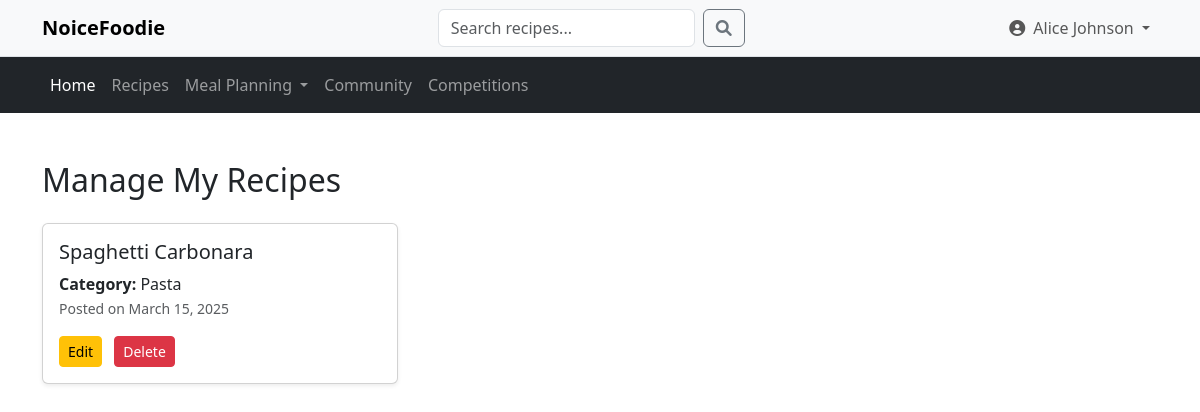
Page /recipes/manage.php (signed in) on the committed database.
### tables this page shows
CREATE TABLE `Recipes` (
  `recipe_id` int(11) NOT NULL,
  `user_id` int(11) DEFAULT NULL,
  `title` varchar(255) NOT NULL,
  `description` text DEFAULT NULL,
  `category` varchar(100) DEFAULT NULL,
  `cuisine_type` varchar(50) DEFAULT NULL,
  `spice_level` tinyint(4) DEFAULT 0,
  `image_url` varchar(255) DEFAULT NULL,
  `created_at` timestamp NOT NULL DEFAULT current_timestamp(),
  `updated_at` timestamp NOT NULL DEFAULT current_timestamp() ON UPDATE current_timestamp(),
  `created_by` int(11) DEFAULT NULL,
  `updated_by` int(11) DEFAULT NULL
);

### recipes/manage.php (the view, shortened to what this page needs)
<?php
require '../config/db.php';
$user_id = $_SESSION['user_id'];
$stmt = $RecipeDB->prepare("SELECT * FROM Recipes WHERE user_id = ? ORDER BY created_at DESC");
$stmt->execute([$user_id]);
$recipes = $stmt->fetchAll(PDO::FETCH_ASSOC);
?>
<!DOCTYPE html>
<html lang="en">
<head>
    <link href="https://cdn.jsdelivr.net/npm/bootstrap@5.3.2/dist/css/bootstrap.min.css" rel="stylesheet">
</head>
<body>
    <?php include '../navigation.php'; ?>
    <div class="container mt-5">
        <h2>Manage My Recipes</h2>
        <div class="row mt-4">
    <?php if (empty($recipes)): ?>
        <p class="text-muted">You haven't added any recipes yet.</p>
    <?php else: ?>
        <?php foreach ($recipes as $recipe): ?>
            <div class="col-md-6 col-lg-4 mb-4">
                <div class="card h-100 shadow-sm">
                    <div class="card-body">
                        <h5 class="card-title"><?= htmlspecialchars($recipe['title']) ?></h5>
                        <p class="card-text">
                            <strong>Category:</strong> <?= htmlspecialchars($recipe['category']) ?><br>
                            <small class="text-muted">Posted on <?= date('F j, Y', strtotime($recipe['created_at'])) ?></small>
                        </p>
                        <a href="edit.php?id=<?= $recipe['recipe_id'] ?>" class="btn btn-warning btn-sm me-2">Edit</a>
                        <a href="delete.php?id=<?= $recipe['recipe_id'] ?>" class="btn btn-danger btn-sm" onclick="return confirm('Are you sure?')">Delete</a>
                    </div>
                </div>
            </div>
        <?php endforeach; ?>
    <?php endif; ?>
</div>
    </div>
</body>
</html>

### rows in the picture
recipes: title "Spaghetti Carbonara", category "Pasta", created_at "March 15, 2025"

### other values in the picture
$_SESSION['username'] "Alice Johnson"
